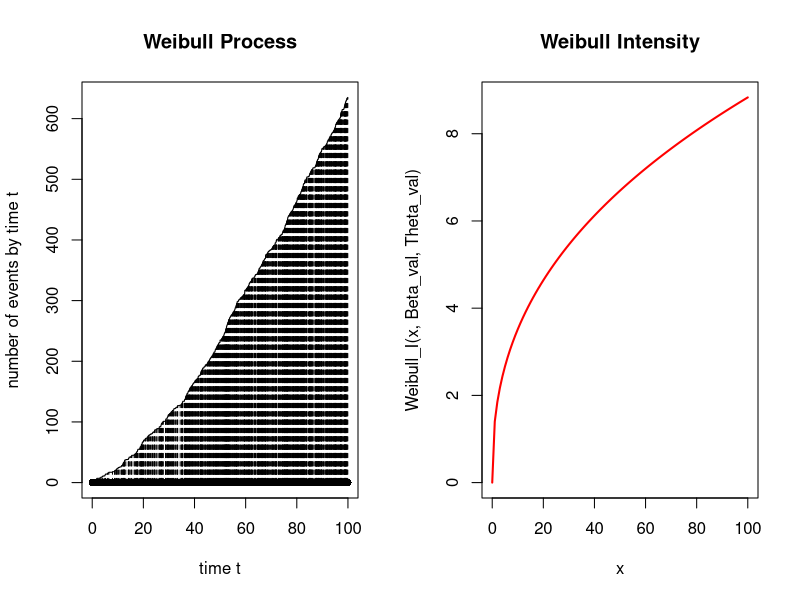
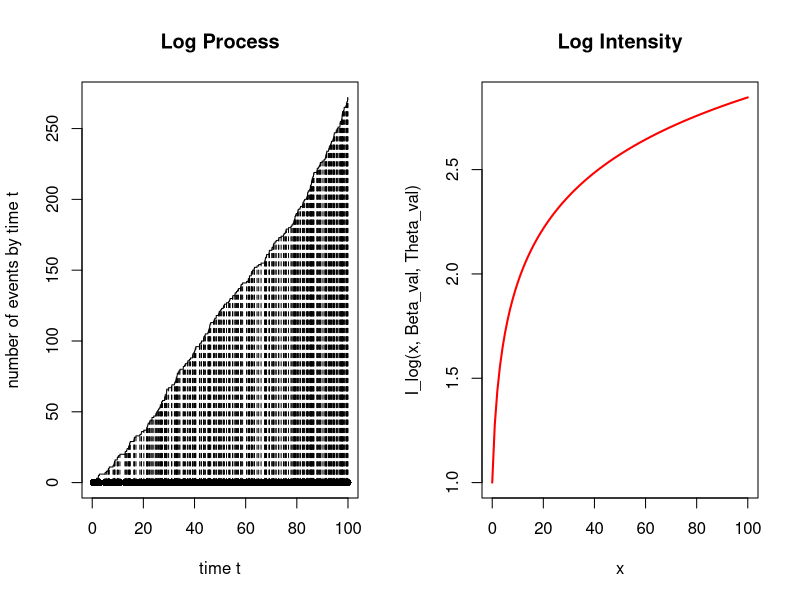
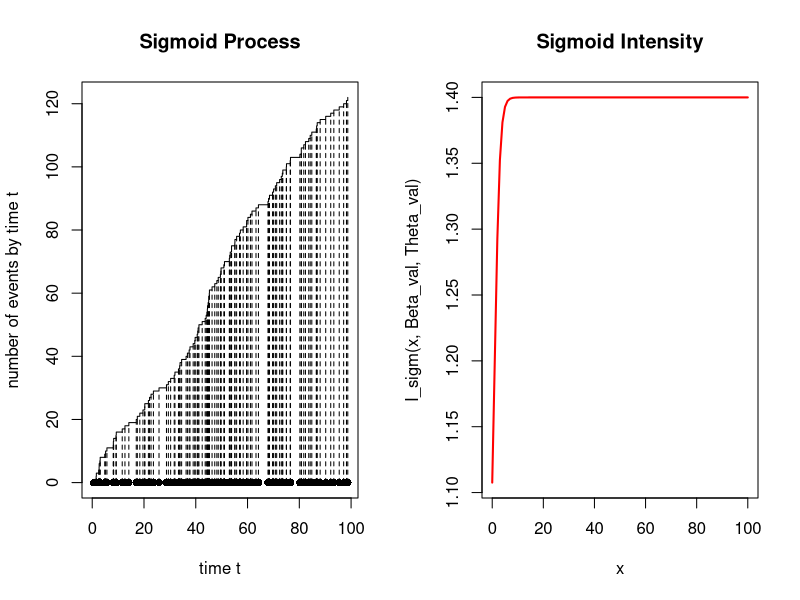
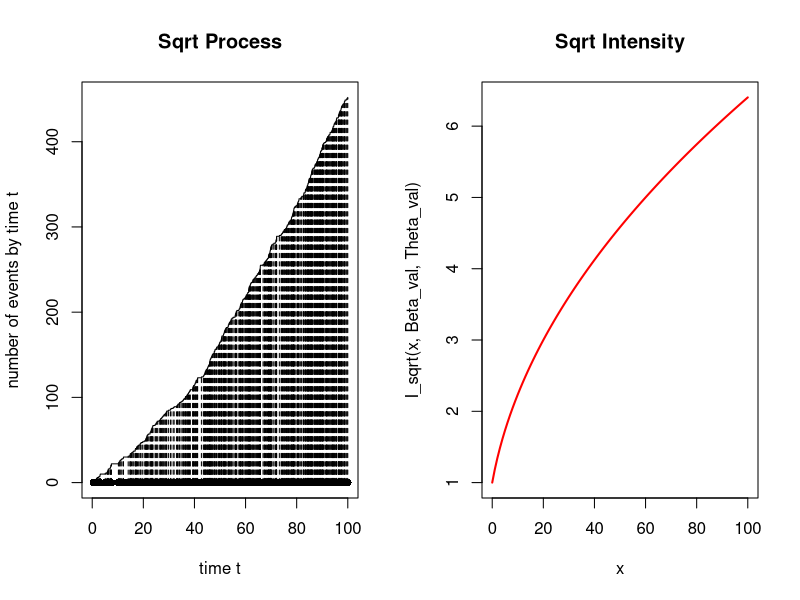
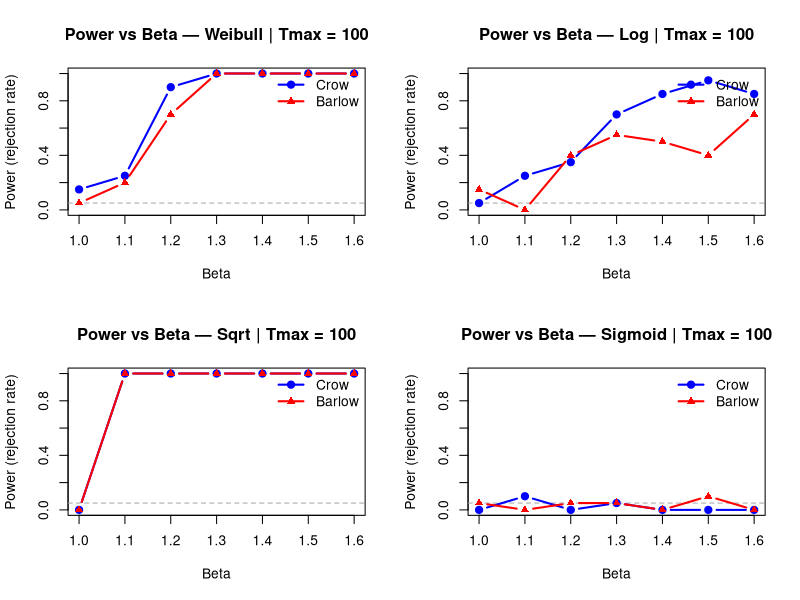
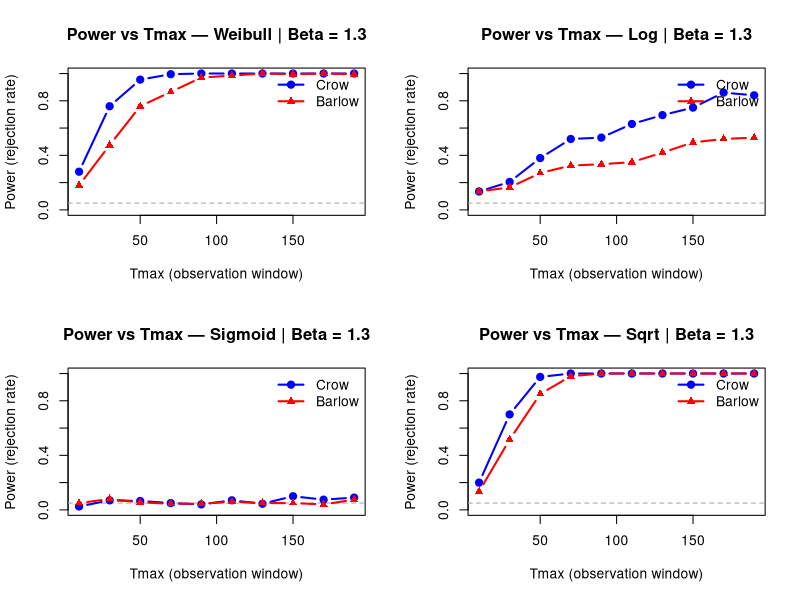
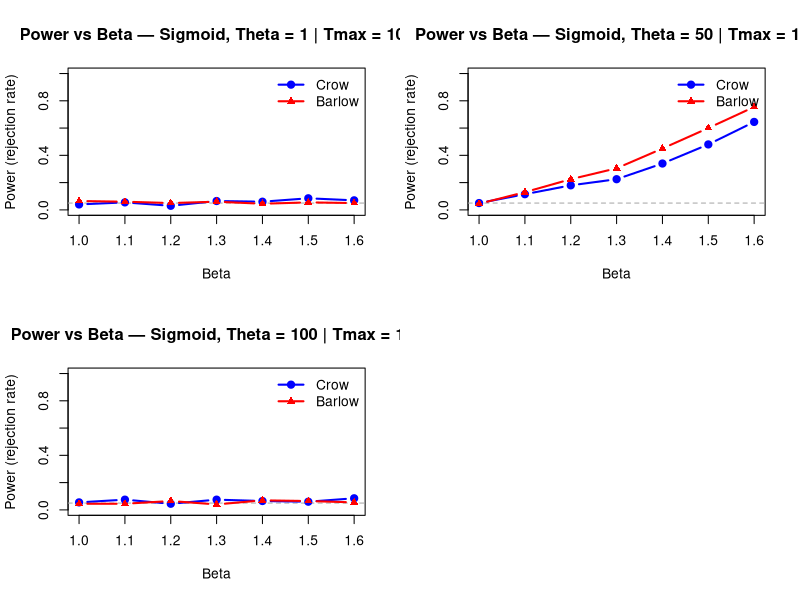

The R script that drew these images, in order:
## ---- chunk 1
knitr::opts_chunk$set(echo = TRUE)
## ---- chunk 2
simulHPP <- function(lambda, Tmax) {
  N <- rpois(1, lambda * Tmax)
  U <- runif(N, 0, Tmax)
  return(sort(U))
}
## ---- chunk 3
plot.PP <- function(PP) {
  plot(c(0, PP), 0:length(PP), type = "s",
       xlab = "time t", ylab = "number of events by time t")
  points(PP, 0 * PP, type = "p", pch = 16)
  lines(PP, 0:(length(PP) - 1), type = "h", lty = 2)
}
## ---- chunk 4
simulPPi <- function(lambda_fct, Tmax, M) {
  res  <- NULL
  PPh  <- simulHPP(M, Tmax)
  if (length(PPh) == 0) return(NULL)
  U <- runif(length(PPh), 0, M)
  for (i in 1:length(PPh)) {
    if (U[i] < lambda_fct(PPh[i])) res <- append(res, PPh[i])
  }
  return(sort(res))
}
## ---- chunk 5
Weibull_I <- function(x, beta, theta) {(beta / theta) * (x / theta)^(beta - 1)}

I_sigm <- function(t, beta, theta) {1 + (beta - 1) / (1 + exp(-(t - theta)))}


I_sqrt <- function(t, beta, theta){ (1/theta) * sqrt(1 + (beta - 1) * t / theta)}
I_log <- function(t, beta, theta) {(1/theta) * (1 + (beta - 1) * log(1 + t / theta))}
## ---- chunk 6
simulWeibull <- function(beta, theta, Tmax) {
  f     <- function(t) {Weibull_I(t, beta, theta)}
  M_val <- f(Tmax)
  return(simulPPi(f, Tmax, M_val))
}


simulLog <- function(beta, theta, Tmax) {
  f     <- function(t) {I_log(t, beta, theta)}
  M_val <- f(Tmax)
  return(simulPPi(f, Tmax, M_val))
}

simulSigm <- function(beta, theta, Tmax) {
  f     <- function(t) {I_sigm(t, beta, theta)}
  M_val <- f(Tmax)
  return(simulPPi(f, Tmax, M_val))
}

simulSqrt <- function(beta, theta, Tmax) {
  f     <- function(t) {I_sqrt(t, beta, theta)}
  M_val <- f(Tmax)
  return(simulPPi(f, Tmax, M_val))
}


## ---- chunk 7
Beta_val  <- 1.4
Theta_val <- 1
Tmax_val  <- 100

par(mfrow = c(1, 2))
simW <- simulWeibull(Beta_val, Theta_val, Tmax_val)
plot.PP(simW); title("Weibull Process")
curve(Weibull_I(x, Beta_val, Theta_val), 0, Tmax_val, col = "red", lwd = 2, main = "Weibull Intensity")

par(mfrow = c(1, 2))
simL <- simulLog(Beta_val, Theta_val, Tmax_val)
plot.PP(simL); title("Log Process")
curve(I_log(x, Beta_val, Theta_val), 0, Tmax_val, col = "red", lwd = 2, main = "Log Intensity")


par(mfrow = c(1, 2))
simSg <- simulSigm(Beta_val, Theta_val, Tmax_val)
plot.PP(simSg); title("Sigmoid Process")
curve(I_sigm(x, Beta_val, Theta_val), 0, Tmax_val, col = "red", lwd = 2, main = "Sigmoid Intensity")


par(mfrow = c(1, 2))
simS <- simulSqrt(Beta_val, Theta_val, Tmax_val)
plot.PP(simS); title("Sqrt Process")
curve(I_sqrt(x, Beta_val, Theta_val), 0, Tmax_val, col = "red", lwd = 2, main = "Sqrt Intensity")
## ---- chunk 8
testCrow <- function(PP, Tmax, silent = FALSE)
{
  n <- length(PP)
  
  stat_test_Obs = 2 * sum(log(Tmax / PP)) 
  
  p_value <- pchisq(stat_test_Obs, 2 * n)
  
  if (!silent) {
    print(paste("The Observed Crow Statistic is : ", stat_test_Obs))
    print(paste("The p-value : ", p_value))
    
    if (p_value < 0.05) {
      print("Conclusion: we reject H0 at level 5%, Beta is greater than 1")
    } else {
      print("Conclusion: we do not reject H0 at level 5%, Beta could be 1")
    }
  }

  return(p_value)
}
## ---- chunk 9
testBarlow <- function(PP, Tmax, silent = FALSE)
{
  n = length(PP)
  if (n < 4) return(NA) 
  
  d = floor(n/2)
  
  stat_test_Obs = ((n - d) * PP[d]) / (d * (PP[n] - PP[d]))
  
  p_value <- 1 - pf(stat_test_Obs, 2 * d, 2 * (n - d))
  
  if (!silent) {
    print(paste("The Observed test Statistic is : ", stat_test_Obs))
    print(paste("The p-value : ", p_value))
    
    if (p_value < 0.05) {
      print("Conclusion: we reject H0 at level 5%, Beta is greater than 1")
    } else {
      print("Conclusion: we do not reject H0 at level 5%, data suggests Beta could be 1")
    }
  }

  return(p_value)
}

## ---- chunk 10
Tmax <- 100
set.seed(42)
simEx <- simulWeibull(beta = 1.5, theta = 1, Tmax = Tmax)

print("------ Barlow ------")
testBarlow(simEx, Tmax)

print("------ Crow ------")
testCrow(simEx, Tmax)
## ---- chunk 11
plot_puissance_beta <- function(simul_func, liste_beta, Tmax, nsimu,
                                theta = 1, titre = "") {
  puissances_C <- numeric(length(liste_beta))
  puissances_B <- numeric(length(liste_beta))

  for (j in seq_along(liste_beta)) {
    b            <- liste_beta[j]
    rejet_crow   <- 0
    rejet_barlow <- 0

    for (i in 1:nsimu) {
      donnees <- simul_func(beta = b, theta = theta, Tmax = Tmax)
      if (length(donnees) > 1) {
        p_c <- testCrow(donnees, Tmax, silent = TRUE)
        p_b <- testBarlow(donnees, Tmax, silent = TRUE)
        if (!is.na(p_c) && p_c < 0.05) rejet_crow   <- rejet_crow   + 1
        if (!is.na(p_b) &&p_b < 0.05) rejet_barlow <- rejet_barlow + 1
      }
    }
    puissances_C[j] <- rejet_crow   / nsimu
    puissances_B[j] <- rejet_barlow / nsimu
  }

  plot(NULL, xlim = range(liste_beta), ylim = c(0, 1),
       xlab = "Beta", ylab = "Power (rejection rate)",
       main = paste("Power vs Beta —", titre, "| Tmax =", Tmax))
  abline(h = 0.05, col = "darkgrey", lty = 2)
  lines(liste_beta, puissances_C, col = "blue", lwd = 2, type = "b", pch = 19)
  lines(liste_beta, puissances_B, col = "red",  lwd = 2, type = "b", pch = 17)
  legend("topright", legend = c("Crow", "Barlow"),
         col = c("blue", "red"), lwd = 2, pch = c(19, 17), bty = "n")
}
## ---- chunk 12
betas_test <- seq(1, 1.6, by = 0.1)
nsimu      <- 20

par(mfrow = c(2, 2))
plot_puissance_beta(simulWeibull, betas_test, Tmax = 100, nsimu = nsimu,
                    theta = 1, titre = "Weibull")


plot_puissance_beta(simulLog, betas_test, Tmax = 100, nsimu = nsimu,
                    theta = 1, titre = "Log")

plot_puissance_beta(simulSqrt, betas_test, Tmax = 100, nsimu = nsimu,
                    theta = 1, titre = "Sqrt")

plot_puissance_beta(simulSigm, betas_test, Tmax = 100, nsimu = nsimu,
                    theta = 1, titre = "Sigmoid")
## ---- chunk 13
plot_puissance_tmax <- function(simul_func, liste_Tmax, beta_fixe, nsimu,
                                theta = 1, titre = "") {
  puissances_C <- numeric(length(liste_Tmax))
  puissances_B <- numeric(length(liste_Tmax))

  for (j in seq_along(liste_Tmax)) {
    Tmax         <- liste_Tmax[j]
    rejet_crow   <- 0
    rejet_barlow <- 0

    for (i in 1:nsimu) {
      donnees <- simul_func(beta = beta_fixe, theta = theta, Tmax = Tmax)
      if (length(donnees) >= 4) {
        p_c <- testCrow(donnees, Tmax, silent = TRUE)
        p_b <- testBarlow(donnees, Tmax, silent = TRUE)
        if (!is.na(p_c) &&p_c < 0.05) rejet_crow   <- rejet_crow   + 1
        if ( !is.na(p_b) &&p_b < 0.05) rejet_barlow <- rejet_barlow + 1
      }
    }
    puissances_C[j] <- rejet_crow   / nsimu
    puissances_B[j] <- rejet_barlow / nsimu
  }

  plot(NULL, xlim = range(liste_Tmax), ylim = c(0, 1),
       xlab = "Tmax (observation window)", ylab = "Power (rejection rate)",
       main = paste("Power vs Tmax —", titre, "| Beta =", beta_fixe))
  abline(h = 0.05, col = "darkgrey", lty = 2)
  lines(liste_Tmax, puissances_C, col = "blue", lwd = 2, type = "b", pch = 19)
  lines(liste_Tmax, puissances_B, col = "red",  lwd = 2, type = "b", pch = 17)
  legend("topright", legend = c("Crow", "Barlow"),
         col = c("blue", "red"), lwd = 2, pch = c(19, 17), bty = "n")
}
## ---- chunk 14
liste_Tmax <- seq(10, 200, by = 20)
beta_fixe  <- 1.3
nsimu      <- 200

par(mfrow = c(2, 2))
plot_puissance_tmax(simulWeibull, liste_Tmax, beta_fixe = beta_fixe,
                    nsimu = nsimu, theta = 1, titre = "Weibull")

plot_puissance_tmax(simulLog, liste_Tmax, beta_fixe = beta_fixe,
                    nsimu = nsimu, theta = 1, titre = "Log")

plot_puissance_tmax(simulSigm, liste_Tmax, beta_fixe = beta_fixe,
                    nsimu = nsimu, theta = 1, titre = "Sigmoid")

plot_puissance_tmax(simulSqrt, liste_Tmax, beta_fixe = beta_fixe,
                    nsimu = nsimu, theta = 1, titre = "Sqrt")

## ---- chunk 15


par(mfrow = c(2, 2))
plot_puissance_beta(simulSigm, betas_test, Tmax = 100, nsimu = nsimu,
                    theta = 1, titre = "Sigmoid, Theta = 1")

plot_puissance_beta(simulSigm, betas_test, Tmax = 100, nsimu = nsimu,
                    theta = 50, titre = "Sigmoid, Theta = 50")

plot_puissance_beta(simulSigm, betas_test, Tmax = 100, nsimu = nsimu,
                    theta = 100, titre = "Sigmoid, Theta = 100")
